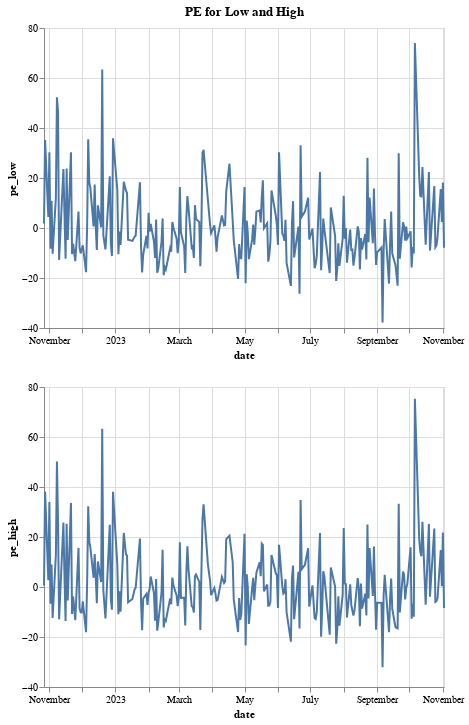

The cell this chart's notebook holds for it:
### Markdown cell above
### NN Predictions with Sentiment

### Code cell
show_results('data/predictions_baseline83_sent.pkd')

### Figure 1 — Vega-Lite specification as saved in the notebook (floating-point values rounded to 4 significant figures; data arrays with more than 128 entries replaced by an {"elided": "..."} marker saying what was removed)
{"config": {"view": {"continuousWidth": 400, "continuousHeight": 300}}, "vconcat": [{"mark": "line", "encoding": {"x": {"type": "temporal", "field": "date"}, "y": {"type": "quantitative", "field": "pe_low"}}, "title": "PE for Low and High"}, {"mark": "line", "encoding": {"x": {"type": "temporal", "field": "date"}, "y": {"type": "quantitative", "field": "pe_high"}}}], "data": {"name": "data-2c10a0c88ffa38ada63784e1554f87d7"}, "$schema": "https://vega.github.io/schema/vega-lite/v4.8.1.json", "datasets": {"data-2c10a0c88ffa38ada63784e1554f87d7": {"elided": "233 records"}}}
